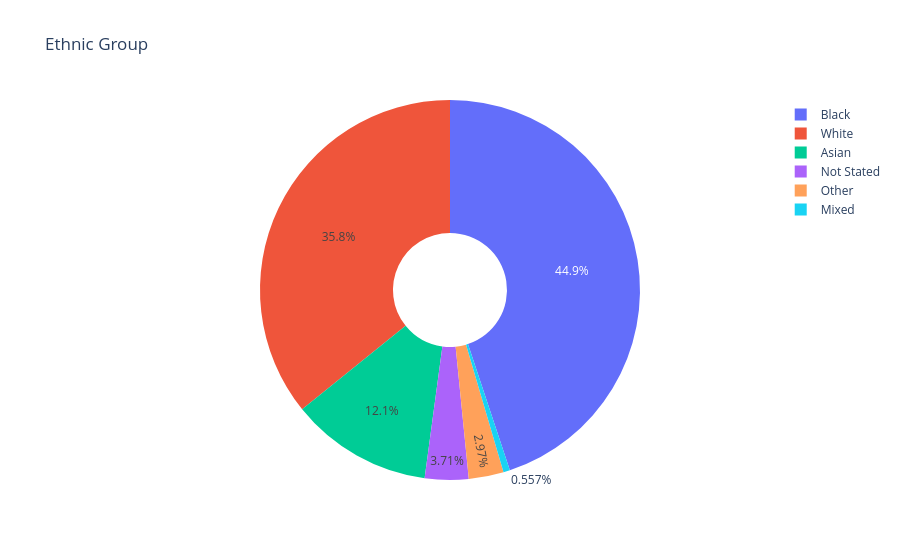

Notebook cell for this chart:
### Code cell
display(Markdown(output.ethnic_group.metadata.description))

# plot bar charts of some other bits
ethnicity_fig = px.pie(
    values=output.ethnic_group.data.y,
    names=output.ethnic_group.data.x,
    title=output.ethnic_group.metadata.title,
    hole=0.3,
)
ethnicity_fig.show()

### Figure 1 — Plotly figure (JSON) as saved in the notebook; plotly's stock layout.template omitted (floating-point values rounded to 4 significant figures)
{"data": [{"domain": {"x": [0, 1], "y": [0, 1]}, "hole": 0.3, "hovertemplate": "label=%{label}<br>value=%{value}<extra></extra>", "labels": ["Asian", "Black", "Mixed", "Not Stated", "Other", "White"], "legendgroup": "", "name": "", "showlegend": true, "type": "pie", "values": [65, 242, 3, 20, 16, 193]}], "layout": {"legend": {"tracegroupgap": 0}, "title": {"text": "Ethnic Group"}}}
